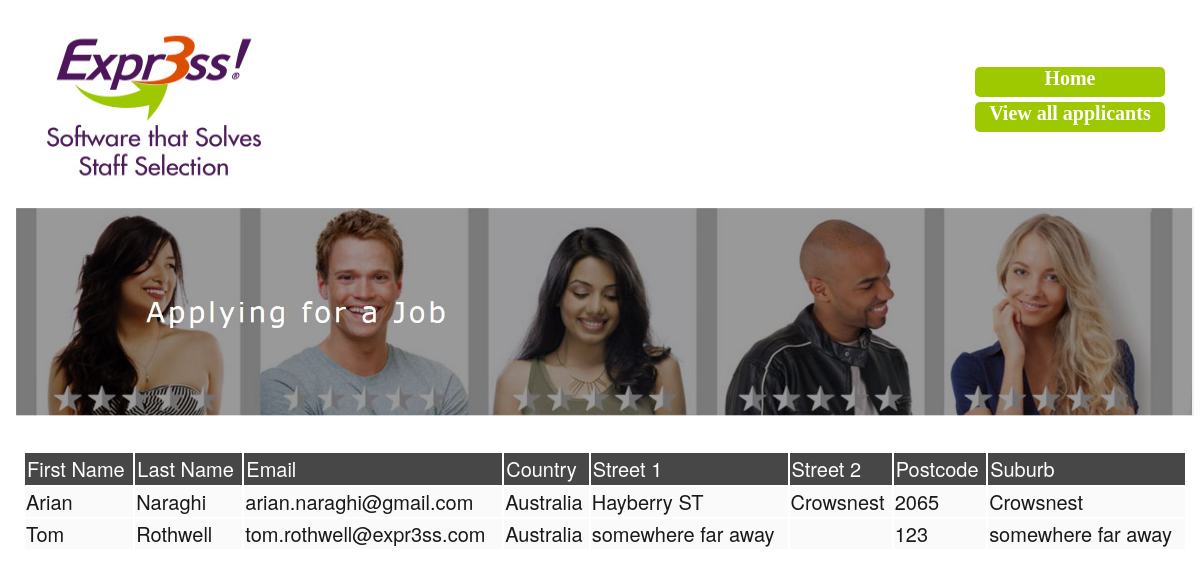
Page /ViewAll.php on the committed database.
### tables this page shows
CREATE TABLE IF NOT EXISTS `applicants` (
  `id` int(10) NOT NULL AUTO_INCREMENT,
  `firstname` varchar(255) DEFAULT NULL,
  `lastname` varchar(255) DEFAULT NULL,
  `email` varchar(255) DEFAULT NULL,
  `country` varchar(255) DEFAULT NULL,
  `street1` varchar(255) DEFAULT NULL,
  `street2` varchar(255) DEFAULT NULL,
  `postcode` varchar(255) DEFAULT NULL,
  `suburb` varchar(255) DEFAULT NULL,
  PRIMARY KEY (`id`)
);

### ViewAll.php (the view, shortened to what this page needs)
<html>
<head>
<?php
$con = new mysqli("localhost", "root", "", "applicant");
	$result = mysqli_query($con,"SELECT * FROM applicants");
?>
<link href="img/Style.css" rel="stylesheet" type="text/css">
</head>
<body>
<table class="main"  border="0">
  <tbody>
    <tr>
      <td width="1693" rowspan="9"><img src="img/expr3ss-logo.jpg" width="246" height="192" alt=""/></td>
      <td width="150" align="center"></td>
      <td width="47" rowspan="9">&nbsp;</td>
    </tr>
    <tr>
      <td align="center" valign="middle"></p></td>
    </tr>
    <tr>
      <td align="center" valign="middle">&nbsp;</td>
    </tr>
    <tr>
      <td align="center" valign="middle">&nbsp;</td>
    </tr>
    <tr>
      <td align="center" valign="middle"><div class="defaultButton" onclick="location.href='Index.php';">Home</div></td>
    </tr>
    <tr>
      <td align="center" valign="middle"><div class="defaultButton" onclick="location.href='ViewAll.php';">View all applicants</div></td>
    </tr>
    <tr>
      <td align="center" valign="middle">&nbsp;</td>
    </tr>
    <tr>
      <td align="center" valign="middle">&nbsp;</td>
    </tr>
    <tr>
      <td align="center" valign="middle">&nbsp;</td>
    </tr>
    <tr>
      <td colspan="3"><img src="img/Capture.JPG" width="100%"  alt=""/></td>
    </tr>
    <tr>
      <td>&nbsp;</td>
      <td>&nbsp;</td>
      <td>&nbsp;</td>
    </tr>
  </tbody>
</table>
<table class="mainview" border="0" align="center"   >
<?php
if(mysqli_num_rows($result)==0){
	print "<tr><td class=\"lable\" colspan=\"8\" align=\"center\" > There are no Applicatants in Database </td></tr>";
}else{
	print "<tr><th >First Name</th><th >Last Name</th><th >Email</th><th >Country</th><th >Street 1</th><th >Street 2</th><th >Postcode</th><th >Suburb</th></tr>";
	while ($row = mysqli_fetch_array($result, MYSQL_NUM)) {
		print "<tr>";
		print "<td class=\"lable\">".$row[1]."</td>";
		print "<td class=\"lable\">".$row[2]."</td>";
		print "<td class=\"lable\">".$row[3]."</td>";
		print "<td class=\"lable\">".$row[4]."</td>";
		print "<td class=\"lable\">".$row[5]."</td>";
		print "<td class=\"lable\">".$row[6]."</td>";
		print "<td class=\"lable\">".$row[7]."</td>";
		print "<td class=\"lable\">".$row[8]."</td>";
		print "</tr>";
  	}
}
?>
</table>
</body>
</html>

### img/Style.css (style rules this page uses)
th { text-align:left; color:#FFF; font: 400 20px/1.4em "Source Sans Pro", "Helvetica Neue", Helvetica, sans-serif; background-color:#474747; padding:2px; }
.defaultButton { width: 190px; height: 30px; text-align: center; font-size: 20px; -moz-border-radius: 5px; -webkit-border-radius: 5px; font-weight: 700; color: #fff; background-color: #9ec900; }
.lable { background-color: #fafafa; margin: 0 0 6px 0; color: #191919; font: 400 20px/1.4em "Source Sans Pro", "Helvetica Neue", Helvetica, sans-serif; }
.main { margin: 0 5px; width: 100%; height: 100%; max-height: 300px; }
.mainview { padding: 10px; padding-left: 10px; padding-right: 10px; margin: 0 5px; width: 100%; max-height: 300px; }

### rows in the picture
applicants: firstname "Arian", lastname "Naraghi", email "arian.naraghi@gmail.com", country "Australia", street1 "Hayberry ST", street2 "Crowsnest", postcode "2065", suburb "Crowsnest"
applicants: firstname "Tom", lastname "Rothwell", email "tom.rothwell@expr3ss.com", country "Australia", street1 "somewhere far away", postcode "123", suburb "somewhere far away"
